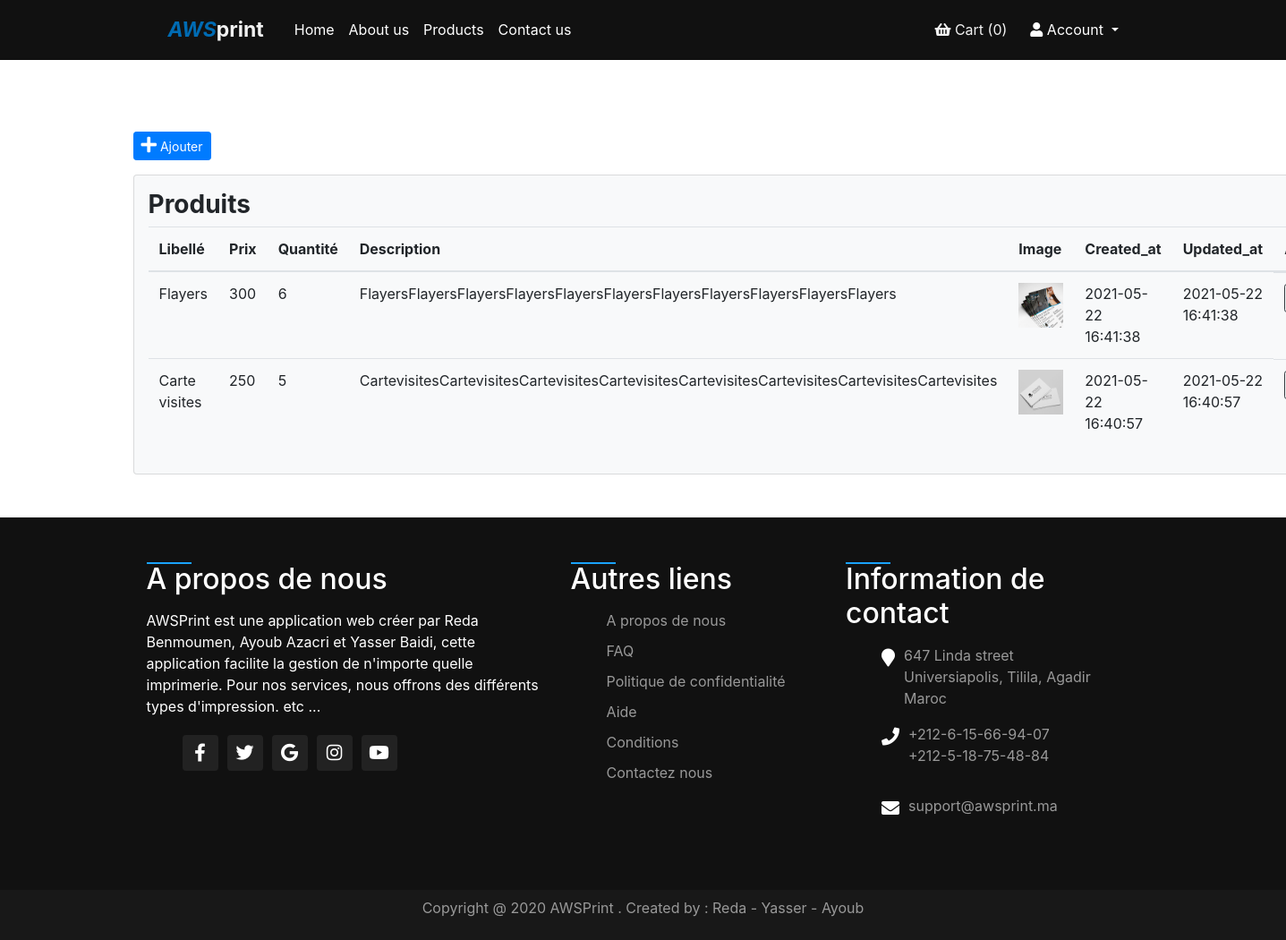
Screenshot of /products (signed in) with the database file from the repository.
### tables this page shows
CREATE TABLE `products` (
  `product_id` int(11) UNSIGNED NOT NULL,
  `product_title` varchar(255) NOT NULL,
  `product_category_id` int(11) NOT NULL,
  `product_quantity` int(11) UNSIGNED NOT NULL,
  `product_description` text NOT NULL,
  `short_desc` text NOT NULL,
  `product_price` float DEFAULT 0,
  `old_price` float NOT NULL,
  `product_image` varchar(512) NOT NULL,
  `created_at` timestamp NOT NULL DEFAULT current_timestamp(),
  `updated_at` timestamp NOT NULL DEFAULT current_timestamp()
);

### controllers/AdminController.php (called while the page is built)
<?php
class AdminController{
    public function index($page){
        include('views/admin/'.$page.'.php');
    }
}
?>

### autoload.php (called while the page is built, shortened)
<?php
function autoload($class_name){
    $array_paths = array(
        'database/',
        'app/classes/',
        'models/',
        'controllers/'
    );
    $parts = explode('\\',$class_name);
    $name = array_pop($parts);
    foreach($array_paths as $path){
        $file = sprintf($path.'%s.php',$name);
    }
}
?>

### database/DB.php (called while the page is built)
<?php
class DB{
    static public function connect(){
        $db = new PDO("mysql:host=localhost;dbname=imprimerie","root","");
        $db->exec('set names utf8');
        $db->setAttribute(PDO::ATTR_ERRMODE, PDO::ERRMODE_WARNING);
        return $db;
    }
}
?>

### models/Product.php (called while the page is built, shortened)
<?php
class Product{
    static public function getAll(){
        $stmt = DB::connect()-> prepare('SELECT * FROM products ORDER BY created_at DESC');
        $stmt-> execute();
        return $stmt->fetchAll();
    }
}

### controllers/ProductsController.php (called while the page is built, shortened)
<?php
class ProductsController{
    public function getAllProducts(){
        $products = Product::getAll();
        return $products;
    }
}

### views/admin/products.php (the view, shortened to what this page needs)
<?php
   if(isset($_SESSION['admin']) && $_SESSION['admin'] == true){
    $data = new ProductsController();
    $products = $data->getAllProducts();
   }else{
       Redirect::to("home");
   }
?>
<div class="container">
   <div class="row my-5">
    <div class="col-md-13 mx-auto">
        <div class="form-group">
            <a href="<?php echo BASE_URL?>addProduct" class="btn btn-primary btn-sm">
                <i class="fas fa-plus"></i> Ajouter
            </a>
        </div>
        <div class="card bg-light p-3">
            <table class="table table-hover table-inverse">
                    <h3 class="font-weight-bold">Produits</h3>
                <thead>
                    <tr>
                        <th>Libellé</th>
                        <th>Prix</th>
                        <th>Quantité</th>
                        <th>Description</th>
                        <th>Image</th>
                        <th>Created_at</th>
                        <th>Updated_at</th>
                        <th>Action</th>
                    </tr>
                </thead>
                <tbody>
                    <?php foreach($products as $product) :?>
                    <tr>
                        <td><?php echo $product["product_title"]?></td>
                        <td><?php echo $product["product_price"]?></td>
                        <td><?php echo $product["product_quantity"]?></td>
                        <td><?php echo substr($product["product_description"],0,100)?></td>
                        <td>
                            <img width="50" height="50"
                                src="./public/uploads/<?php echo $product["product_image"];?>">
                        </td>
                        <td><?php echo $product["created_at"]?></td>
                        <td><?php echo $product["updated_at"]?></td>
                        <td class="d-flex flex-row justify-content-center align-items-center">
                        </td>
                    </tr>
                    <?php endforeach;?>
                </tbody>
            </table>
        </div>
    </div>
   </div>
</div>

### views/includes/navbar.php (style rules this page uses)
html { overflow-x :hidden; }

### views/includes/footer.php (style rules this page uses)
.btn i { font-size: 20px; transition: 0.2s linear; }

### rows the page displays
products: product_title "Flayers", product_price "300", product_quantity "6", product_description "FlayersFlayersFlayersFlayersFlayersFlayersFlayersFlayersFlayersFlayersFlayers", product_image (picture), created_at "2021-05-22 16:41:38", updated_at "2021-05-22 16:41:38"
products: product_title "Carte visites", product_price "250", product_quantity "5", product_description "CartevisitesCartevisitesCartevisitesCartevisitesCartevisitesCartevisitesCartevisitesCartevisites", product_image (picture), created_at "2021-05-22 16:40:57", updated_at "2021-05-22 16:40:57"
